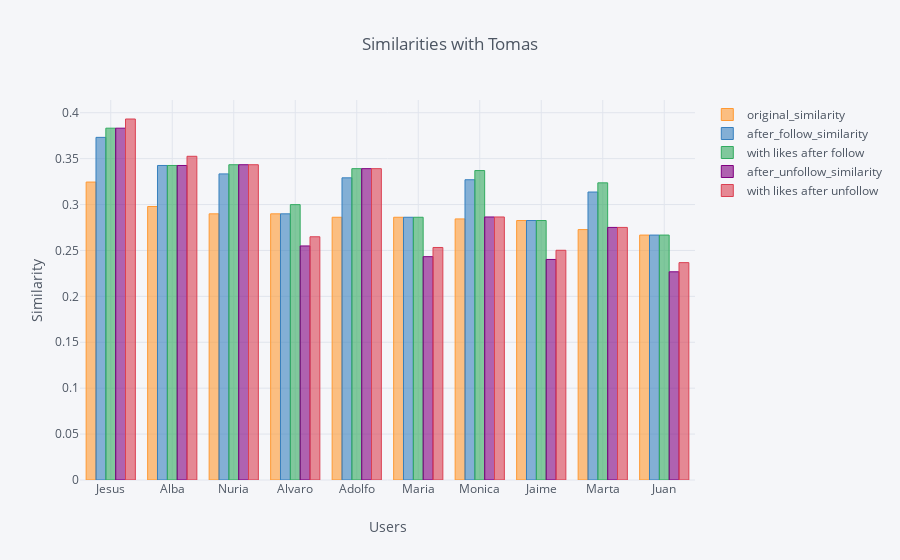

Notebook code for this chart:
### Code cell
final.iplot(kind='bar', x='plan_ori_id', title='Similarities with {}'.format(Nombre), 
            yTitle='Similarity', xTitle='Users')

### Figure 1 — Plotly figure (JSON) as saved in the notebook; plotly's stock layout.template omitted (floating-point values rounded to 4 significant figures)
{"data": [{"marker": {"color": "rgba(255, 153, 51, 0.6)", "line": {"color": "rgba(255, 153, 51, 1.0)", "width": 1}}, "name": "original_similarity", "orientation": "v", "text": "", "type": "bar", "uid": "2e3359b3-0772-48ba-9bc1-a2e84df45ed2", "x": ["Jesus", "Alba", "Nuria", "Alvaro", "Adolfo", "Maria", "Monica", "Jaime", "Marta", "Juan"], "y": [0.3245, 0.2979, 0.2899, 0.2899, 0.2862, 0.2862, 0.2844, 0.2826, 0.2727, 0.2668]}, {"marker": {"color": "rgba(55, 128, 191, 0.6)", "line": {"color": "rgba(55, 128, 191, 1.0)", "width": 1}}, "name": "after_follow_similarity", "orientation": "v", "text": "", "type": "bar", "uid": "c30cc6e1-6c43-4417-9dfe-31e1dce6e4d2", "x": ["Jesus", "Alba", "Nuria", "Alvaro", "Adolfo", "Maria", "Monica", "Jaime", "Marta", "Juan"], "y": [0.3732, 0.3426, 0.3334, 0.2899, 0.3291, 0.2862, 0.327, 0.2826, 0.3136, 0.2668]}, {"marker": {"color": "rgba(50, 171, 96, 0.6)", "line": {"color": "rgba(50, 171, 96, 1.0)", "width": 1}}, "name": "with likes after follow", "orientation": "v", "text": "", "type": "bar", "uid": "0286e86f-8cd4-46d8-91eb-dfaad93b346b", "x": ["Jesus", "Alba", "Nuria", "Alvaro", "Adolfo", "Maria", "Monica", "Jaime", "Marta", "Juan"], "y": [0.3832, 0.3426, 0.3434, 0.2999, 0.3391, 0.2862, 0.337, 0.2826, 0.3236, 0.2668]}, {"marker": {"color": "rgba(128, 0, 128, 0.6)", "line": {"color": "rgba(128, 0, 128, 1.0)", "width": 1}}, "name": "after_unfollow_similarity", "orientation": "v", "text": "", "type": "bar", "uid": "ce647cc1-91dd-4f76-863f-1a7b203ac8ae", "x": ["Jesus", "Alba", "Nuria", "Alvaro", "Adolfo", "Maria", "Monica", "Jaime", "Marta", "Juan"], "y": [0.3832, 0.3426, 0.3434, 0.2549, 0.3391, 0.2432, 0.2865, 0.2402, 0.2751, 0.2267]}, {"marker": {"color": "rgba(219, 64, 82, 0.6)", "line": {"color": "rgba(219, 64, 82, 1.0)", "width": 1}}, "name": "with likes after unfollow", "orientation": "v", "text": "", "type": "bar", "uid": "b795b2f3-32ed-46bc-a5ff-fabbe3f5b72f", "x": ["Jesus", "Alba", "Nuria", "Alvaro", "Adolfo", "Maria", "Monica", "Jaime", "Marta", "Juan"], "y": [0.3932, 0.3526, 0.3434, 0.2649, 0.3391, 0.2532, 0.2865, 0.2502, 0.2751, 0.2367]}], "layout": {"legend": {"bgcolor": "#F5F6F9", "font": {"color": "#4D5663"}}, "paper_bgcolor": "#F5F6F9", "plot_bgcolor": "#F5F6F9", "title": {"font": {"color": "#4D5663"}, "text": "Similarities with Tomas"}, "xaxis": {"gridcolor": "#E1E5ED", "showgrid": true, "tickfont": {"color": "#4D5663"}, "title": {"font": {"color": "#4D5663"}, "text": "Users"}, "zerolinecolor": "#E1E5ED"}, "yaxis": {"gridcolor": "#E1E5ED", "showgrid": true, "tickfont": {"color": "#4D5663"}, "title": {"font": {"color": "#4D5663"}, "text": "Similarity"}, "zerolinecolor": "#E1E5ED"}}}
